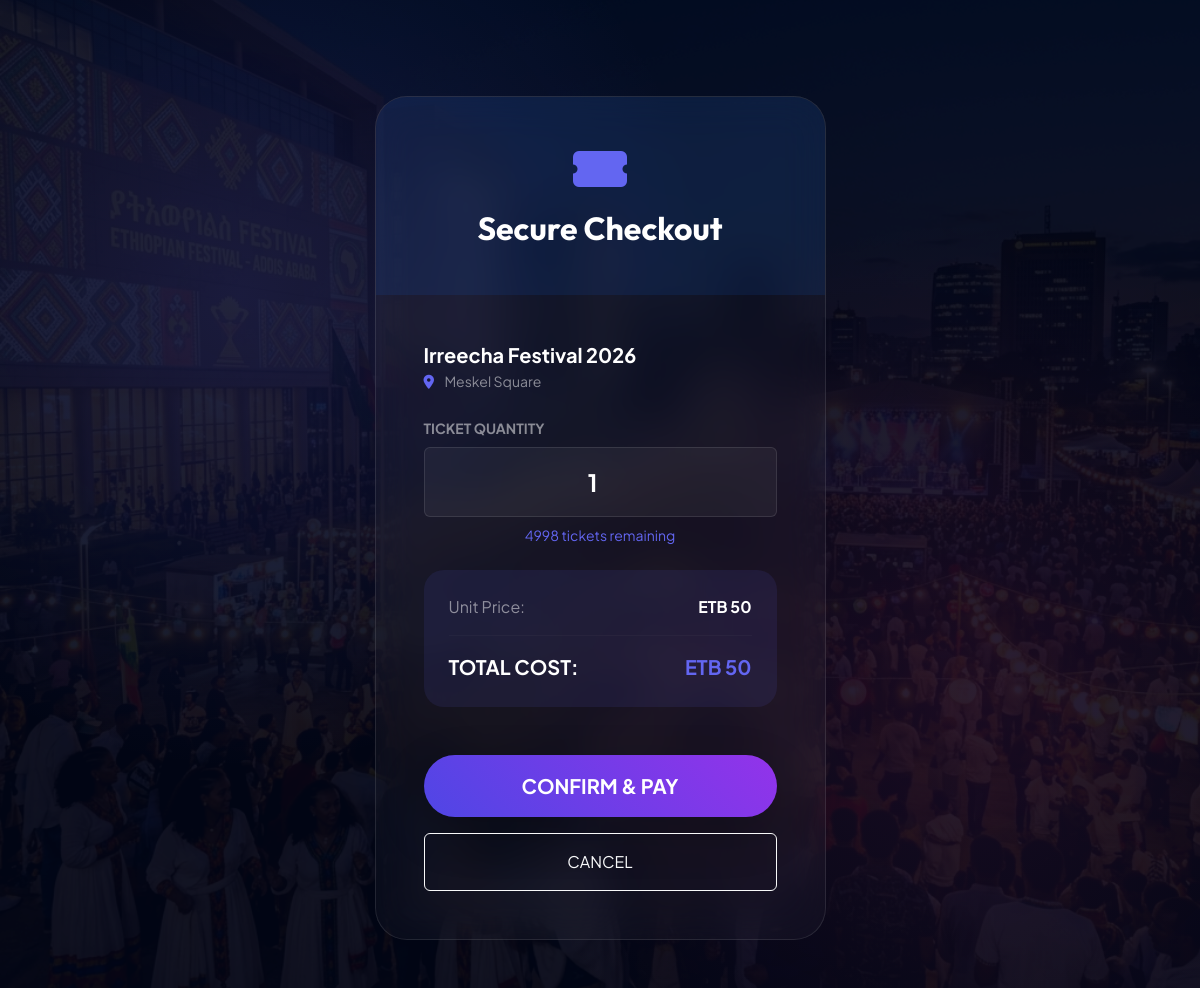
Screenshot of /pages/book_event.php?id=1 (signed in) with the database file from the repository.
### tables this page shows
CREATE TABLE events (
    id INT AUTO_INCREMENT PRIMARY KEY,
    organizer_id INT NOT NULL,
    category_id INT NOT NULL,
    title VARCHAR(200) NOT NULL,
    description TEXT,
    event_date DATE NOT NULL,
    venue VARCHAR(200),
    capacity INT DEFAULT 100,
    price DECIMAL(10, 2) DEFAULT 0.00,
    image VARCHAR(255),
    created_at TIMESTAMP DEFAULT CURRENT_TIMESTAMP,
    FOREIGN KEY (organizer_id) REFERENCES users(id) ON DELETE CASCADE,
    FOREIGN KEY (category_id) REFERENCES categories(id) ON DELETE CASCADE
);

### pages/book_event.php (the view, shortened to what this page needs)
<?php
$event_id = (int)$_GET['id'];
$event = null;
try {
    $pdo = getDB();
    $stmt = $pdo->prepare("
        SELECT e.*, u.name as organizer_name
        FROM events e
        JOIN users u ON e.organizer_id = u.id
        WHERE e.id = ? AND e.event_date >= CURDATE()
    ");
    $stmt->execute([$event_id]);
    $event = $stmt->fetch(PDO::FETCH_ASSOC);
    $stmt = $pdo->prepare("SELECT COALESCE(SUM(quantity), 0) as booked FROM bookings WHERE event_id = ? AND status != 'cancelled'");
    $stmt->execute([$event_id]);
    $bookedCount = $stmt->fetch(PDO::FETCH_ASSOC)['booked'];
    $remainingCapacity = $event['capacity'] - $bookedCount;
} catch (PDOException $e) {
    $error = "System error. Try again later.";
}
?>
<!DOCTYPE html>
<html lang="en">
<head>
    <link href="https://cdn.jsdelivr.net/npm/bootstrap@5.3.0/dist/css/bootstrap.min.css" rel="stylesheet">
    <link rel="stylesheet" href="https://cdnjs.cloudflare.com/ajax/libs/font-awesome/6.0.0/css/all.min.css">
    <link rel="stylesheet" href="../assets/css/style.css">
</head>
<body>
    <div class="bg-overlay"></div>
    <div class="hero-bg-image" style="opacity: 0.1;"></div>
    <div class="container py-5 mt-5">
        <div class="row justify-content-center">
            <div class="col-md-6 col-lg-5">
                <div class="checkout-card animate-fade-in">
                    <div class="bg-primary bg-opacity-10 p-5 text-center">
                        <i class="fas fa-ticket-alt fa-3x text-accent mb-3"></i>
                        <h2 class="text-white fw-bold mb-0">Secure Checkout</h2>
                    </div>
                    <div class="p-5">
                        <div class="mb-4">
                            <h5 class="text-white fw-bold mb-1"><?= htmlspecialchars($event['title']) ?></h5>
                            <p class="text-white-50 small mb-0"><i class="fas fa-map-marker-alt me-2 text-accent"></i> <?= htmlspecialchars($event['venue']) ?></p>
                        </div>
                        <form method="POST">
                            <div class="mb-4">
                                <label class="form-label text-white-50 small fw-bold text-uppercase">Ticket Quantity</label>
                                <input type="number" name="quantity" id="quantity" class="form-control py-3" value="1" min="1" max="<?= min(10, $remainingCapacity) ?>" required>
                                <div class="text-center mt-2 small text-accent"><?= $remainingCapacity ?> tickets remaining</div>
                            </div>
                            <div class="price-summary mb-5">
                                <div class="d-flex justify-content-between mb-2">
                                    <span class="text-white-50">Unit Price:</span>
                                    <span class="text-white fw-bold">ETB <?= number_format($event['price'], 0) ?></span>
                                </div>
                                <hr class="border-white border-opacity-10">
                                <div class="d-flex justify-content-between">
                                    <span class="text-white fw-bold fs-5">TOTAL COST:</span>
                                    <span class="text-accent fw-bold fs-5" id="totalPrice">ETB <?= number_format($event['price'], 0) ?></span>
                                </div>
                            </div>
                            <button type="submit" class="btn btn-primary btn-lg w-100 py-3 shadow-lg fw-bold mb-3">CONFIRM & PAY</button>
                            <a href="event_details.php?id=<?= $event_id ?>" class="btn btn-outline-light w-100 py-3 border-opacity-10">CANCEL</a>
                        </form>
                    </div>
                </div>
            </div>
        </div>
    </div>
</body>
</html>

### assets/css/style.css (style rules this page uses)
:root { --primary: #0f172a; --accent: #6366f1; --accent-light: #a5b4fc; --secondary: #ec4899; --bg-color: #f8fafc; --text-color: #0f172a; --card-bg: rgba(255, 255, 255, 0.8); --nav-bg: rgba(255, 255, 255, 0.8); --glass: rgba(255, 255, 255, 0.5); --glass-border: rgba(0, 0, 0, 0.1); }
body { background: var(--bg-color); color: var(--text-color); font-family: 'Plus Jakarta Sans', sans-serif; overflow-x: hidden; transition: background 0.4s ease, color 0.4s ease; }
.bg-overlay { position: fixed; top: 0; left: 0; width: 100%; height: 100%; background: radial-gradient(circle at 20% 30%, rgba(99, 102, 241, 0.15) 0%, transparent 40%), radial-gradient(circle at 80% 70%, rgba(236, 72, 153, 0.1) 0%, transparent 40%); z-index: -1; }
.hero-bg-image { position: fixed; top: 0; left: 0; width: 100%; height: 100%; background-image: url('../images/hero.png'); background-size: cover; background-position: center; opacity: 0.3; filter: saturate(1.2) brightness(0.8); z-index: -2; }
h1, h2, h3, .navbar-brand { font-family: 'Outfit', sans-serif; }
.animate-fade-in { animation: fadeIn 1s ease forwards; }
.btn-primary { background: linear-gradient(45deg, #4f46e5, #9333ea); border: none; border-radius: 100px; padding: 14px 40px; font-weight: 700; transition: all 0.3s ease; }
.text-accent { color: var(--accent) !important; }

### pages/book_event.php (style rules this page uses)
body { background: #020617; }
.checkout-card { background: rgba(255, 255, 255, 0.03); backdrop-filter: blur(20px); border: 1px solid rgba(255, 255, 255, 0.1); border-radius: 32px; overflow: hidden; }
.price-summary { background: rgba(99, 102, 241, 0.1); border-radius: 20px; padding: 25px; }
.form-control { background: rgba(255, 255, 255, 0.05) !important; border: 1px solid rgba(255, 255, 255, 0.1) !important; color: white !important; font-size: 1.5rem; font-weight: bold; text-align: center; }

### rows the page displays
events: title "Irreecha Festival 2026", venue "Meskel Square", price "50"

### other values shown
$remainingCapacity "4998"
